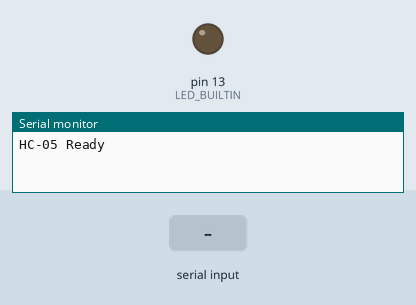
Recording of a sketch running on a simulated Arduino Uno, built with avr-gcc and run on an emulated ATmega328P. On the bench: output pins drawn as LEDs (lit = HIGH), the last lines printed to the serial monitor. The test bench sets the inputs (shaded band).

Above: at 1.2 s.
1.3 s: "L1\n" received over the second serial link
At 1.8 s:
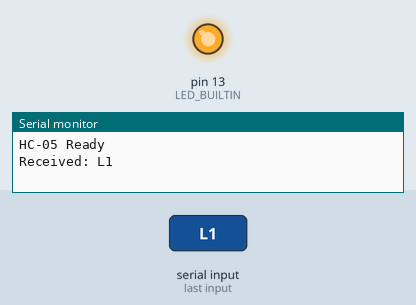
2.8 s: "F\n" received over the second serial link
4.3 s: "B\n" received over the second serial link
Timing chart, 0 to 7.3 s (numbered marks = the images above; inputs shaded):
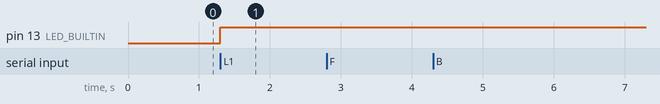

The sketch:

hc05-reciever.ino
```cpp
#include <SoftwareSerial.h>

// Connect HC-05 TX to Arduino Pin 10, HC-05 RX to Arduino Pin 11
SoftwareSerial BTSerial(10, 11);

void setup() {
  Serial.begin(9600);
  BTSerial.begin(9600); // Default HC-05 baud rate
  pinMode(LED_BUILTIN, OUTPUT);
  Serial.println("HC-05 Ready");
}

void loop() {
  if (BTSerial.available()) {
    String cmd = BTSerial.readStringUntil('\n');
    cmd.trim();
    Serial.print("Received: ");
    Serial.println(cmd);

    if (cmd == "L1") {
      digitalWrite(LED_BUILTIN, HIGH);
      BTSerial.println("LED ON");
    } else if (cmd == "F") {
      BTSerial.println("Moving Forward");
    } else if (cmd == "B") {
      BTSerial.println("Moving Backward");
    } else if (cmd == "L") {
      BTSerial.println("Turning Left");
    } else if (cmd == "R") {
      BTSerial.println("Turning Right");
    } else if (cmd == "S") {
      digitalWrite(LED_BUILTIN, LOW);
      BTSerial.println("Stopped");
    }
  }
}
```

Measured:
- after the input at 1.3 s, pin 13 (LED_BUILTIN): LOW → HIGH at once
